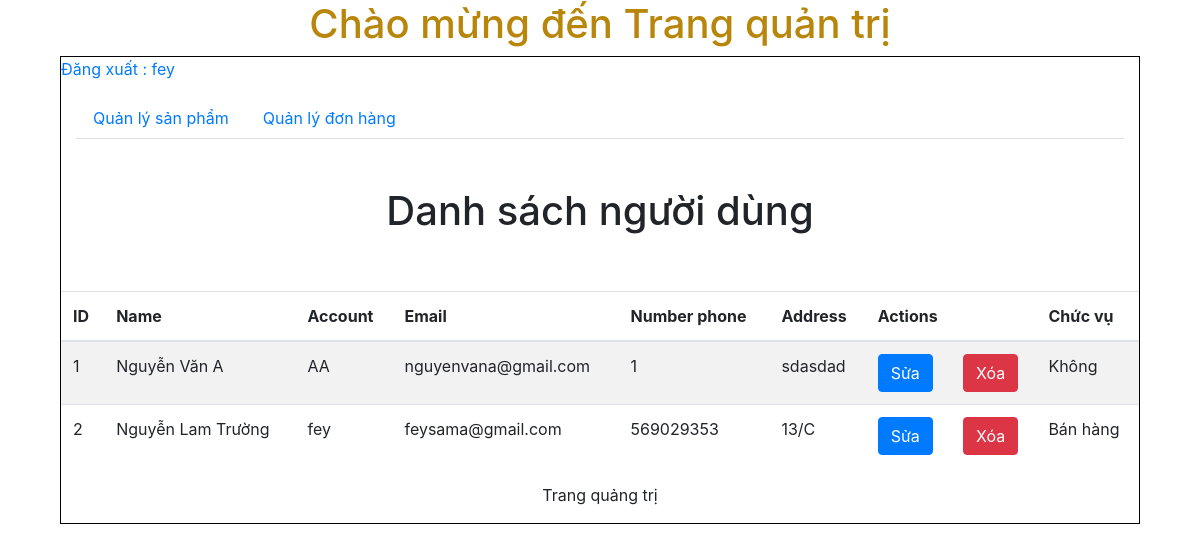
Screenshot of /admincp/index.php?action=quanlynguoidung&query=them (signed in) with the database file from the repository.
### tables this page shows
CREATE TABLE `tbl_dangky` (
  `id_khachhang` int(11) NOT NULL,
  `hovaten` varchar(250) NOT NULL,
  `taikhoan` varchar(100) NOT NULL,
  `matkhau` varchar(100) NOT NULL,
  `sodienthoai` int(11) NOT NULL,
  `email` varchar(100) NOT NULL,
  `diachi` text NOT NULL,
  `chucvu` int(11) NOT NULL
);

### admincp/modules/quanlynguoidung/lietke.php (the view)
<?php
    $sql_lietke_nguoidung = "SELECT * FROM tbl_dangky ORDER BY id_khachhang DESC";
    $result_lietke_nguoidung = mysqli_query($connect, $sql_lietke_nguoidung);
?>
<br><br><center><h1>Danh sách người dùng</h1></center><br><br>
<div class="table-responsive">
    <table class="table table-striped">
        <thead>
            <tr>
                <th>ID</th>
                <th>Name</th>
                <th>Account</th>
                <th>Email</th>
                <th>Number phone</th>
                <th>Address</th>
                <th colspan="2">Actions</th>
                <th>Chức vụ</th>
            </tr>
        </thead>
        <tbody>
            <?php
            $i = 0;
            while ($row = mysqli_fetch_array($result_lietke_nguoidung)) {
                $i++;
            ?>
                <tr>
                    <td><?php echo $i ?></td>
                    <td><?php echo $row['hovaten'] ?></td>
                    <td><?php echo $row['taikhoan'] ?></td>
                    <td><?php echo $row['email'] ?></td>
                    <td><?php echo $row['sodienthoai'] ?></td>
                    <td><?php echo $row['diachi'] ?></td>
                    <td>
                        <a href="?action=quanlynguoidung&query=sua&idnguoidung=<?php echo $row['id_khachhang'] ?>" class="btn btn-primary">Sửa</a>
                    </td>
                    <td>
                        <a href="modules/quanlynguoidung/xuly.php?idnguoidung=<?php echo $row['id_khachhang'] ?>" class="btn btn-danger">Xóa</a>
                    </td>
                    <td><?php echo ($row['chucvu'] == 1) ? "Bán hàng" : "Không"; ?></td>
                </tr>
            <?php
            }
            ?>
        </tbody>
    </table>
</div>

### rows the page displays
tbl_dangky: hovaten "Nguyễn Văn A", taikhoan "AA", email "nguyenvana@gmail.com", sodienthoai "1", diachi "sdasdad", chucvu "Không"
tbl_dangky: hovaten "Nguyễn Lam Trường", taikhoan "fey", email "feysama@gmail.com", sodienthoai "569029353", diachi "13/C", chucvu "Bán hàng"

### other values shown
$_SESSION['dangnhap'] "fey"
